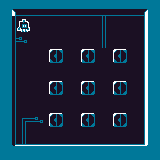

A 2D game scene composited from a Tiled map and its tileset images. What follows is a short description and the map's XML, with every tile layer's data as written:
An orthogonal 10x10 tile map with 16x16 px tiles, 5 tile layers (background, level, cables, items, ...).

<map version="1.2" tiledversion="2018.11.13" orientation="orthogonal" renderorder="right-down" width="10" height="10" tilewidth="16" tileheight="16" infinite="0" nextlayerid="16" nextobjectid="1">
 <tileset firstgid="1" source="tileset.tsx" />
 <layer id="11" name="background" width="10" height="10">
  <data encoding="csv">
15,15,15,15,15,15,15,15,15,15,
15,15,15,15,15,15,14,15,15,15,
15,7,15,15,15,15,14,15,15,15,
15,15,15,15,15,15,15,15,15,15,
15,15,15,15,15,15,15,15,15,15,
15,15,15,15,15,15,15,15,15,15,
15,15,15,15,15,15,15,15,15,15,
15,6,7,15,15,15,15,15,15,15,
15,14,15,15,15,15,15,15,15,15,
15,14,15,15,15,15,15,15,15,15
</data>
 </layer>
 <layer id="12" name="level" width="10" height="10">
  <data encoding="csv">
4,18,18,18,18,18,18,18,18,5,
11,0,0,0,0,0,0,0,0,9,
11,0,0,0,0,0,0,0,0,9,
11,0,0,0,0,0,0,0,0,9,
11,0,0,0,0,0,0,0,0,9,
11,0,0,0,0,0,0,0,0,9,
11,0,0,0,0,0,0,0,0,9,
11,0,0,0,0,0,0,0,0,9,
11,0,0,0,0,0,0,0,0,9,
12,2,2,2,2,2,2,2,2,13
</data>
 </layer>
 <layer id="13" name="cables" width="10" height="10">
  <data encoding="csv">
0,0,0,0,0,0,0,0,0,0,
0,0,0,0,0,0,0,0,0,0,
0,0,0,0,0,0,0,0,0,0,
0,0,0,0,0,0,0,0,0,0,
0,0,0,0,0,0,0,0,0,0,
0,0,0,0,0,0,0,0,0,0,
0,0,0,0,0,0,0,0,0,0,
0,0,0,0,0,0,0,0,0,0,
0,0,0,0,0,0,0,0,0,0,
0,0,0,0,0,0,0,0,0,0
</data>
 </layer>
 <layer id="14" name="items" width="10" height="10">
  <data encoding="csv">
0,0,0,0,0,0,0,0,0,0,
0,0,0,0,0,0,0,0,0,0,
0,0,0,0,0,0,0,0,0,0,
0,0,0,16,0,16,0,16,0,0,
0,0,0,0,0,0,0,0,0,0,
0,0,0,16,0,16,0,16,0,0,
0,0,0,0,0,0,0,0,0,0,
0,0,0,16,0,16,0,16,0,0,
0,0,0,0,0,0,0,0,0,0,
0,0,0,0,0,0,0,0,0,0
</data>
 </layer>
 <layer id="15" name="player" width="10" height="10">
  <data encoding="csv">
0,0,0,0,0,0,0,0,0,0,
0,23,0,0,0,0,0,0,0,0,
0,0,0,0,0,0,0,0,0,0,
0,0,0,0,0,0,0,0,0,0,
0,0,0,0,0,0,0,0,0,0,
0,0,0,0,0,0,0,0,0,0,
0,0,0,0,0,0,0,0,0,0,
0,0,0,0,0,0,0,0,0,0,
0,0,0,0,0,0,0,0,0,0,
0,0,0,0,0,0,0,0,0,0
</data>
 </layer>
</map>
